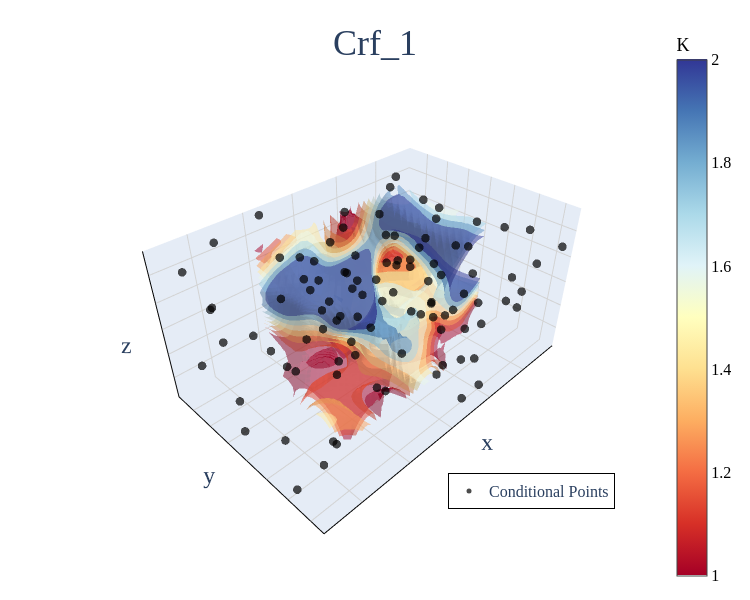
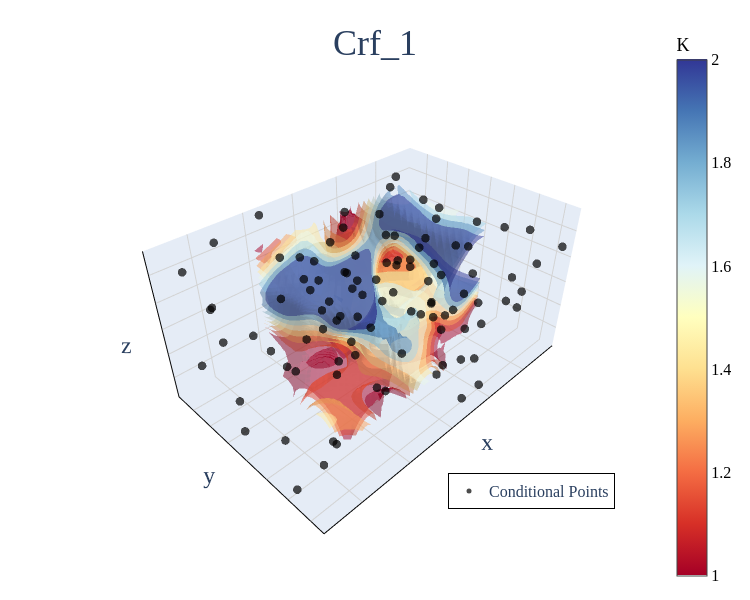

The code cell stored with these charts, in order, in its notebook:
### Code cell
crf_list = []
rng = MasterRNG(crf_params["seed"])
df_est['weight'] = d2_weight(df_est, injA_df, 10**6)

df_est_core = df_est[
    (df_est['x'] >= 132) & (df_est['x'] <= 445) &
    (df_est['y'] >= 96) & (df_est['y'] <= 286) &
    (df_est['z'] >= 95) & (df_est['z'] <= 195)].copy()

for i in range(crf_params['resample_time']):
    
    sub_num = crf_params['ens_num']//crf_params['resample_time']
    # print(f'process resample group {i+1}/{crf_params["resample_time"]}')
    # print("-"*10)
    
    df_con = sampler(df_est, crf_params)
    print(len(df_con))
    
    for j in range(sub_num):
        seed = int(rng())
        process_index_ =  sub_num*i + j
        crf = crf_generator(coordinate, df_con, crf_params, seed, j+1) 
        plt.scatter(df_est['K'].values, crf)
        print(f"Generating field {process_index_+1}   lnK mean:{np.mean(crf):.3f}")    
        
        crf_list.append(crf)
        
        df_crf = pd.DataFrame({
            'x': coordinate['x'].values,
            'y': coordinate['y'].values,
            'z': coordinate['z'].values,
            'value': crf,
        })
        
        
        df_crf_core = df_crf[
            (df_crf['x'] >= 132) & (df_crf['x'] <= 445) &
            (df_crf['y'] >= 96) & (df_crf['y'] <= 286)
        ]
        # fig = plot_crf_isosurfaces(df_crf_core, 'value', df_con, 8, [1, 2], f'Crf_{j+1}')
        plot_3d_isosurfaces(df_crf_core, 'value', 8, [1, 2], 'K')
        fig.show()

### Figure 1 — Plotly figure (JSON) as saved in the notebook; plotly's stock layout.template omitted (floating-point values rounded to 4 significant figures; data arrays with more than 128 entries replaced by an {"elided": "..."} marker saying what was removed)
{"data": [{"caps": {"x": {"show": false}, "y": {"show": false}, "z": {"show": false}}, "colorbar": {"len": 1.1, "thickness": 30, "tickfont": {"color": "black", "family": "Times New Roman", "size": 16}, "title": {"font": {"color": "black", "family": "Times New Roman", "size": 18}, "text": "K"}, "x": 0.9}, "colorscale": [[0, "rgb(165,0,38)"], [0.1, "rgb(215,48,39)"], [0.2, "rgb(244,109,67)"], [0.3, "rgb(253,174,97)"], [0.4, "rgb(254,224,144)"], [0.5, "rgb(255,255,191)"], [0.6, "rgb(224,243,248)"], [0.7, "rgb(171,217,233)"], [0.8, "rgb(116,173,209)"], [0.9, "rgb(69,117,180)"], [1, "rgb(49,54,149)"]], "isomax": 2, "isomin": 1, "opacity": 0.5, "showscale": true, "surface": {"count": 8}, "type": "isosurface", "value": {"elided": "28600 float values"}, "x": {"elided": "28600 float values"}, "y": {"elided": "28600 float values"}, "z": {"elided": "28600 float values"}}, {"marker": {"color": "black", "opacity": 0.7, "size": 5, "symbol": "circle"}, "mode": "markers", "name": "Conditional Points", "type": "scatter3d", "x": [222.2, 555.2, 244.8, 414.8, 555.2, 317.2, 392.2, 98.5, 132.2, 184.8, 555.2, 252.2, 478.5, 458.5, 384.8, 214.8, 458.5, 555.2, 414.8, 237.2, 555.2, 309.8, 162.2, 192.2, 324.8, 132.2, 237.2, 192.2, 98.5, 414.8, 259.8, 354.8, 147.2, 207.2, 280.0, 347.2, 555.2, 78.5, 252.2, 521.0, 458.5, 229.8, 56.0, 369.8, 98.5, 214.8, 555.2, 132.2, 244.8, 414.8, 444.8, 222.2, 332.2, 132.2, 377.2, 56.0, 458.5, 521.0, 56.0, 56.0, 244.8, 362.2, 354.8, 274.0, 317.2, 458.5, 324.8, 414.8, 169.8, 237.2, 21.75, 21.75, 332.2, 237.2, 132.2, 362.2, 399.8, 147.2, 259.8, 192.2, 458.5, 399.8, 244.8, 285.8, 555.2, 56.0, 267.2, 377.2, 377.2, 384.8, 429.8, 56.0, 229.8, 147.2, 237.2, 407.2, 332.2, 458.5, 56.0, 192.2], "y": [286.0, 179.8, 164.8, 164.8, 286.0, 209.8, 179.8, 41.0, 96.0, 224.8, 81.0, 366.5, 41.0, 127.2, 262.2, 321.0, 277.2, 366.5, 366.5, 61.0, 81.0, 142.2, 286.0, 142.2, 134.8, 366.5, 366.5, 232.2, 366.5, 321.0, 277.2, 217.2, 277.2, 61.0, 127.2, 81.0, 142.2, 286.0, 301.0, 96.0, 269.8, 286.0, 15.5, 41.0, 321.0, 119.8, 179.8, 254.8, 254.8, 127.2, 366.5, 366.5, 187.2, 202.2, 157.2, 301.0, 277.2, 81.0, 61.0, 127.2, 41.0, 142.2, 366.5, 366.5, 179.8, 81.0, 366.5, 164.8, 179.8, 164.8, 366.5, 301.0, 277.2, 247.2, 127.2, 187.2, 366.5, 164.8, 286.0, 15.5, 286.0, 81.0, 366.5, 81.0, 301.0, 179.8, 366.5, 61.0, 15.5, 321.0, 286.0, 321.0, 301.0, 81.0, 149.8, 187.2, 172.2, 239.8, 202.2, 232.2], "z": [142.5, 105.0, 122.5, 282.5, 105.0, 127.5, 185.0, 250.0, 127.5, 282.5, 112.5, 222.5, 282.5, 112.5, 250.0, 65.0, 282.5, 122.5, 222.5, 132.5, 282.5, 282.5, 82.5, 222.5, 15.0, 185.0, 176.2, 127.5, 222.5, 132.5, 222.5, 282.5, 282.5, 15.0, 147.5, 176.2, 250.0, 250.0, 42.5, 147.5, 15.0, 117.5, 250.0, 127.5, 127.5, 132.5, 42.5, 222.5, 282.5, 42.5, 176.2, 42.5, 65.0, 142.5, 222.5, 147.5, 15.0, 205.0, 65.0, 222.5, 15.0, 112.5, 250.0, 282.5, 205.0, 117.5, 147.5, 132.5, 205.0, 250.0, 222.5, 65.0, 282.5, 132.5, 142.5, 162.5, 282.5, 282.5, 185.0, 222.5, 162.5, 15.0, 112.5, 222.5, 15.0, 15.0, 42.5, 222.5, 282.5, 282.5, 205.0, 250.0, 282.5, 122.5, 282.5, 282.5, 222.5, 282.5, 65.0, 205.0]}], "layout": {"autosize": true, "font": {"family": "Times New Roman", "size": 20}, "height": 600, "legend": {"bgcolor": "rgba(255,255,255,0.6)", "bordercolor": "black", "borderwidth": 1, "font": {"family": "Times New Roman", "size": 16}, "x": 0.6, "y": 0.1}, "margin": {"b": 40, "l": 10, "r": 10, "t": 50}, "scene": {"aspectmode": "data", "camera": {"eye": {"x": 1.5, "y": 1.5, "z": 1.5}}, "xaxis": {"gridcolor": "lightgray", "linecolor": "black", "linewidth": 2, "showbackground": true, "showline": true, "showticklabels": false}, "yaxis": {"gridcolor": "lightgray", "linecolor": "black", "linewidth": 2, "showbackground": true, "showline": true, "showticklabels": false}, "zaxis": {"gridcolor": "lightgray", "linecolor": "black", "linewidth": 2, "showbackground": true, "showline": true, "showticklabels": false}}, "showlegend": true, "title": {"font": {"family": "Times New Roman", "size": 36}, "text": "Crf_1", "x": 0.5, "xanchor": "center", "y": 0.95}, "width": 750}}

### Figure 2 — Plotly figure (JSON) as saved in the notebook; plotly's stock layout.template omitted (floating-point values rounded to 4 significant figures; data arrays with more than 128 entries replaced by an {"elided": "..."} marker saying what was removed)
{"data": [{"caps": {"x": {"show": false}, "y": {"show": false}, "z": {"show": false}}, "colorbar": {"len": 1.1, "thickness": 30, "tickfont": {"color": "black", "family": "Times New Roman", "size": 16}, "title": {"font": {"color": "black", "family": "Times New Roman", "size": 18}, "text": "K"}, "x": 0.9}, "colorscale": [[0, "rgb(165,0,38)"], [0.1, "rgb(215,48,39)"], [0.2, "rgb(244,109,67)"], [0.3, "rgb(253,174,97)"], [0.4, "rgb(254,224,144)"], [0.5, "rgb(255,255,191)"], [0.6, "rgb(224,243,248)"], [0.7, "rgb(171,217,233)"], [0.8, "rgb(116,173,209)"], [0.9, "rgb(69,117,180)"], [1, "rgb(49,54,149)"]], "isomax": 2, "isomin": 1, "opacity": 0.5, "showscale": true, "surface": {"count": 8}, "type": "isosurface", "value": {"elided": "28600 float values"}, "x": {"elided": "28600 float values"}, "y": {"elided": "28600 float values"}, "z": {"elided": "28600 float values"}}, {"marker": {"color": "black", "opacity": 0.7, "size": 5, "symbol": "circle"}, "mode": "markers", "name": "Conditional Points", "type": "scatter3d", "x": [222.2, 555.2, 244.8, 414.8, 555.2, 317.2, 392.2, 98.5, 132.2, 184.8, 555.2, 252.2, 478.5, 458.5, 384.8, 214.8, 458.5, 555.2, 414.8, 237.2, 555.2, 309.8, 162.2, 192.2, 324.8, 132.2, 237.2, 192.2, 98.5, 414.8, 259.8, 354.8, 147.2, 207.2, 280.0, 347.2, 555.2, 78.5, 252.2, 521.0, 458.5, 229.8, 56.0, 369.8, 98.5, 214.8, 555.2, 132.2, 244.8, 414.8, 444.8, 222.2, 332.2, 132.2, 377.2, 56.0, 458.5, 521.0, 56.0, 56.0, 244.8, 362.2, 354.8, 274.0, 317.2, 458.5, 324.8, 414.8, 169.8, 237.2, 21.75, 21.75, 332.2, 237.2, 132.2, 362.2, 399.8, 147.2, 259.8, 192.2, 458.5, 399.8, 244.8, 285.8, 555.2, 56.0, 267.2, 377.2, 377.2, 384.8, 429.8, 56.0, 229.8, 147.2, 237.2, 407.2, 332.2, 458.5, 56.0, 192.2], "y": [286.0, 179.8, 164.8, 164.8, 286.0, 209.8, 179.8, 41.0, 96.0, 224.8, 81.0, 366.5, 41.0, 127.2, 262.2, 321.0, 277.2, 366.5, 366.5, 61.0, 81.0, 142.2, 286.0, 142.2, 134.8, 366.5, 366.5, 232.2, 366.5, 321.0, 277.2, 217.2, 277.2, 61.0, 127.2, 81.0, 142.2, 286.0, 301.0, 96.0, 269.8, 286.0, 15.5, 41.0, 321.0, 119.8, 179.8, 254.8, 254.8, 127.2, 366.5, 366.5, 187.2, 202.2, 157.2, 301.0, 277.2, 81.0, 61.0, 127.2, 41.0, 142.2, 366.5, 366.5, 179.8, 81.0, 366.5, 164.8, 179.8, 164.8, 366.5, 301.0, 277.2, 247.2, 127.2, 187.2, 366.5, 164.8, 286.0, 15.5, 286.0, 81.0, 366.5, 81.0, 301.0, 179.8, 366.5, 61.0, 15.5, 321.0, 286.0, 321.0, 301.0, 81.0, 149.8, 187.2, 172.2, 239.8, 202.2, 232.2], "z": [142.5, 105.0, 122.5, 282.5, 105.0, 127.5, 185.0, 250.0, 127.5, 282.5, 112.5, 222.5, 282.5, 112.5, 250.0, 65.0, 282.5, 122.5, 222.5, 132.5, 282.5, 282.5, 82.5, 222.5, 15.0, 185.0, 176.2, 127.5, 222.5, 132.5, 222.5, 282.5, 282.5, 15.0, 147.5, 176.2, 250.0, 250.0, 42.5, 147.5, 15.0, 117.5, 250.0, 127.5, 127.5, 132.5, 42.5, 222.5, 282.5, 42.5, 176.2, 42.5, 65.0, 142.5, 222.5, 147.5, 15.0, 205.0, 65.0, 222.5, 15.0, 112.5, 250.0, 282.5, 205.0, 117.5, 147.5, 132.5, 205.0, 250.0, 222.5, 65.0, 282.5, 132.5, 142.5, 162.5, 282.5, 282.5, 185.0, 222.5, 162.5, 15.0, 112.5, 222.5, 15.0, 15.0, 42.5, 222.5, 282.5, 282.5, 205.0, 250.0, 282.5, 122.5, 282.5, 282.5, 222.5, 282.5, 65.0, 205.0]}], "layout": {"autosize": true, "font": {"family": "Times New Roman", "size": 20}, "height": 600, "legend": {"bgcolor": "rgba(255,255,255,0.6)", "bordercolor": "black", "borderwidth": 1, "font": {"family": "Times New Roman", "size": 16}, "x": 0.6, "y": 0.1}, "margin": {"b": 40, "l": 10, "r": 10, "t": 50}, "scene": {"aspectmode": "data", "camera": {"eye": {"x": 1.5, "y": 1.5, "z": 1.5}}, "xaxis": {"gridcolor": "lightgray", "linecolor": "black", "linewidth": 2, "showbackground": true, "showline": true, "showticklabels": false}, "yaxis": {"gridcolor": "lightgray", "linecolor": "black", "linewidth": 2, "showbackground": true, "showline": true, "showticklabels": false}, "zaxis": {"gridcolor": "lightgray", "linecolor": "black", "linewidth": 2, "showbackground": true, "showline": true, "showticklabels": false}}, "showlegend": true, "title": {"font": {"family": "Times New Roman", "size": 36}, "text": "Crf_1", "x": 0.5, "xanchor": "center", "y": 0.95}, "width": 750}}
